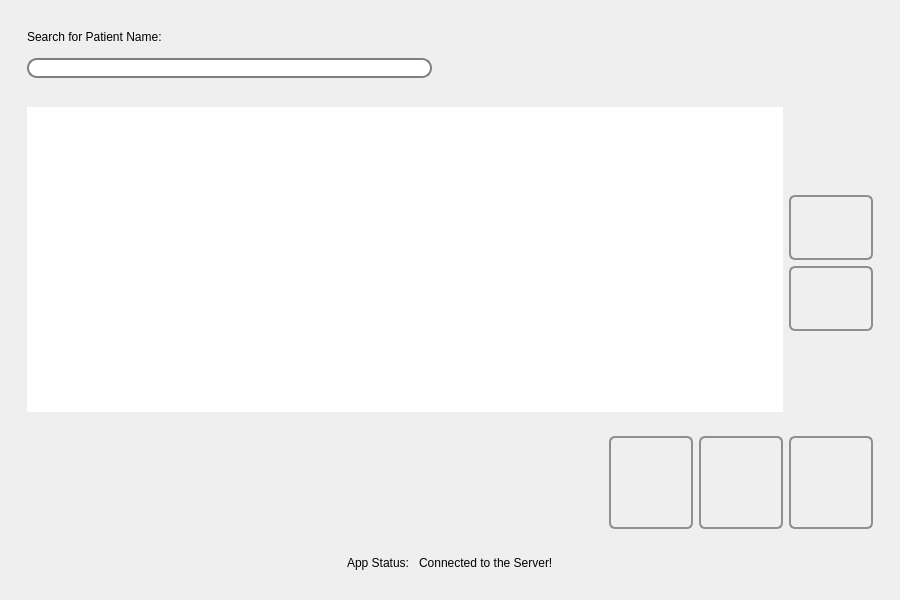
<?xml version="1.0" encoding="UTF-8"?>
<ui version="4.0">
 <class>UnreportedStudies</class>
 <widget class="QMainWindow" name="UnreportedStudies">
  <property name="geometry">
   <rect>
    <x>0</x>
    <y>0</y>
    <width>900</width>
    <height>600</height>
   </rect>
  </property>
  <property name="minimumSize">
   <size>
    <width>900</width>
    <height>600</height>
   </size>
  </property>
  <property name="maximumSize">
   <size>
    <width>900</width>
    <height>600</height>
   </size>
  </property>
  <property name="windowTitle">
   <string>Higiia - Study Pool</string>
  </property>
  <property name="windowIcon">
   <iconset resource="../../icons.qrc">
    <normaloff>:/icons/favicon.ico</normaloff>:/icons/favicon.ico</iconset>
  </property>
  <property name="styleSheet">
   <string notr="true">QWidget{
	font-size: 9pt;
}

 QLineEdit:!enabled {
     color: black;
     border: 2px solid gray;
     border-radius: 10px;
     padding: 0 8px;
     background: lightgray;
     selection-background-color: darkgray;
 }


 QLineEdit {
     color: black;
     border: 2px solid gray;
     border-radius: 10px;
     padding: 0 8px;
     background: white;
     selection-background-color: darkgray;
 }

 QPushButton {
     border: 2px solid #8f8f91;
     border-radius: 6px;
     background-color: qlineargradient(x1: 0, y1: 0, x2: 0, y2: 1,
                                       stop: 0 #f6f7fa, stop: 1 #dadbde);
     min-width: 80px;
	color: black;
 }

 QPushButton:pressed {
     background-color: qlineargradient(x1: 0, y1: 0, x2: 0, y2: 1,
                                       stop: 0 #dadbde, stop: 1 #f6f7fa);
 }

 QPushButton:flat {
     border: none; /* no border for a flat push button */
 }

 QPushButton:default {
     border-color: white; /* make the default button prominent */
 }

QFrame{
	border: none;
}</string>
  </property>
  <widget class="QWidget" name="centralwidget">
   <layout class="QGridLayout" name="gridLayout_3">
    <item row="0" column="0" rowspan="2">
     <widget class="QFrame" name="frame_5">
      <property name="frameShape">
       <enum>QFrame::StyledPanel</enum>
      </property>
      <property name="frameShadow">
       <enum>QFrame::Raised</enum>
      </property>
      <layout class="QVBoxLayout" name="verticalLayout">
       <item>
        <widget class="QFrame" name="frame">
         <property name="frameShape">
          <enum>QFrame::StyledPanel</enum>
         </property>
         <property name="frameShadow">
          <enum>QFrame::Raised</enum>
         </property>
         <layout class="QGridLayout" name="gridLayout">
          <item row="1" column="1">
           <widget class="QLabel" name="lblSearchPatient">
            <property name="minimumSize">
             <size>
              <width>30</width>
              <height>30</height>
             </size>
            </property>
            <property name="maximumSize">
             <size>
              <width>30</width>
              <height>30</height>
             </size>
            </property>
            <property name="text">
             <string/>
            </property>
            <property name="pixmap">
             <pixmap resource="../../icons.qrc">:/icons/icoSearch.png</pixmap>
            </property>
            <property name="scaledContents">
             <bool>true</bool>
            </property>
           </widget>
          </item>
          <item row="0" column="0">
           <widget class="QLabel" name="label">
            <property name="text">
             <string>Search for Patient Name:</string>
            </property>
           </widget>
          </item>
          <item row="1" column="0">
           <widget class="QLineEdit" name="txtSearchPatient"/>
          </item>
          <item row="0" column="3">
           <spacer name="horizontalSpacer_2">
            <property name="orientation">
             <enum>Qt::Horizontal</enum>
            </property>
            <property name="sizeHint" stdset="0">
             <size>
              <width>40</width>
              <height>20</height>
             </size>
            </property>
           </spacer>
          </item>
         </layout>
        </widget>
       </item>
       <item>
        <widget class="QFrame" name="frame_2">
         <property name="frameShape">
          <enum>QFrame::StyledPanel</enum>
         </property>
         <property name="frameShadow">
          <enum>QFrame::Raised</enum>
         </property>
         <layout class="QGridLayout" name="gridLayout_2">
          <item row="0" column="0" rowspan="4">
           <widget class="QTableWidget" name="tblInfo">
            <property name="sortingEnabled">
             <bool>true</bool>
            </property>
           </widget>
          </item>
          <item row="0" column="1">
           <spacer name="verticalSpacer">
            <property name="orientation">
             <enum>Qt::Vertical</enum>
            </property>
            <property name="sizeHint" stdset="0">
             <size>
              <width>20</width>
              <height>40</height>
             </size>
            </property>
           </spacer>
          </item>
          <item row="1" column="1">
           <widget class="QPushButton" name="btnBack">
            <property name="minimumSize">
             <size>
              <width>84</width>
              <height>65</height>
             </size>
            </property>
            <property name="maximumSize">
             <size>
              <width>65</width>
              <height>65</height>
             </size>
            </property>
            <property name="text">
             <string/>
            </property>
            <property name="icon">
             <iconset resource="../../icons.qrc">
              <normaloff>:/icons/icoUpArrow.png</normaloff>:/icons/icoUpArrow.png</iconset>
            </property>
            <property name="iconSize">
             <size>
              <width>50</width>
              <height>50</height>
             </size>
            </property>
           </widget>
          </item>
          <item row="2" column="1">
           <widget class="QPushButton" name="btnNext">
            <property name="minimumSize">
             <size>
              <width>84</width>
              <height>65</height>
             </size>
            </property>
            <property name="maximumSize">
             <size>
              <width>65</width>
              <height>65</height>
             </size>
            </property>
            <property name="text">
             <string/>
            </property>
            <property name="icon">
             <iconset resource="../../icons.qrc">
              <normaloff>:/icons/icoDownArrow.png</normaloff>:/icons/icoDownArrow.png</iconset>
            </property>
            <property name="iconSize">
             <size>
              <width>50</width>
              <height>50</height>
             </size>
            </property>
           </widget>
          </item>
          <item row="3" column="1">
           <spacer name="verticalSpacer_2">
            <property name="orientation">
             <enum>Qt::Vertical</enum>
            </property>
            <property name="sizeHint" stdset="0">
             <size>
              <width>20</width>
              <height>40</height>
             </size>
            </property>
           </spacer>
          </item>
         </layout>
        </widget>
       </item>
       <item>
        <widget class="QFrame" name="frame_3">
         <property name="styleSheet">
          <string notr="true">QFrame{
	border: 0px;
}</string>
         </property>
         <property name="frameShape">
          <enum>QFrame::StyledPanel</enum>
         </property>
         <property name="frameShadow">
          <enum>QFrame::Raised</enum>
         </property>
         <layout class="QHBoxLayout" name="horizontalLayout">
          <item>
           <spacer name="horizontalSpacer">
            <property name="orientation">
             <enum>Qt::Horizontal</enum>
            </property>
            <property name="sizeHint" stdset="0">
             <size>
              <width>40</width>
              <height>20</height>
             </size>
            </property>
           </spacer>
          </item>
          <item>
           <widget class="QPushButton" name="btnClose">
            <property name="minimumSize">
             <size>
              <width>84</width>
              <height>93</height>
             </size>
            </property>
            <property name="maximumSize">
             <size>
              <width>93</width>
              <height>93</height>
             </size>
            </property>
            <property name="text">
             <string/>
            </property>
            <property name="icon">
             <iconset resource="../../icons.qrc">
              <normaloff>:/icons/icoCloseReverseLine.png</normaloff>:/icons/icoCloseReverseLine.png</iconset>
            </property>
            <property name="iconSize">
             <size>
              <width>80</width>
              <height>80</height>
             </size>
            </property>
           </widget>
          </item>
          <item>
           <widget class="QPushButton" name="btnNewDiagnosis">
            <property name="minimumSize">
             <size>
              <width>84</width>
              <height>93</height>
             </size>
            </property>
            <property name="maximumSize">
             <size>
              <width>93</width>
              <height>93</height>
             </size>
            </property>
            <property name="text">
             <string/>
            </property>
            <property name="icon">
             <iconset resource="../../icons.qrc">
              <normaloff>:/icons/icoWriteNewDiagnosis.png</normaloff>:/icons/icoWriteNewDiagnosis.png</iconset>
            </property>
            <property name="iconSize">
             <size>
              <width>80</width>
              <height>80</height>
             </size>
            </property>
           </widget>
          </item>
          <item>
           <widget class="QPushButton" name="btnViewStudy">
            <property name="minimumSize">
             <size>
              <width>84</width>
              <height>93</height>
             </size>
            </property>
            <property name="maximumSize">
             <size>
              <width>93</width>
              <height>93</height>
             </size>
            </property>
            <property name="text">
             <string/>
            </property>
            <property name="icon">
             <iconset resource="../../icons.qrc">
              <normaloff>:/icons/icoViewStudy.png</normaloff>:/icons/icoViewStudy.png</iconset>
            </property>
            <property name="iconSize">
             <size>
              <width>80</width>
              <height>80</height>
             </size>
            </property>
           </widget>
          </item>
         </layout>
        </widget>
       </item>
       <item>
        <widget class="QFrame" name="frame_4">
         <property name="frameShape">
          <enum>QFrame::StyledPanel</enum>
         </property>
         <property name="frameShadow">
          <enum>QFrame::Raised</enum>
         </property>
         <layout class="QHBoxLayout" name="horizontalLayout_2">
          <item>
           <spacer name="horizontalSpacer_5">
            <property name="orientation">
             <enum>Qt::Horizontal</enum>
            </property>
            <property name="sizeHint" stdset="0">
             <size>
              <width>266</width>
              <height>20</height>
             </size>
            </property>
           </spacer>
          </item>
          <item>
           <widget class="QLabel" name="lblServerStatusConst">
            <property name="text">
             <string>App Status: </string>
            </property>
           </widget>
          </item>
          <item>
           <widget class="QLabel" name="lblServerSetup">
            <property name="text">
             <string>Connected to the Server!</string>
            </property>
           </widget>
          </item>
          <item>
           <spacer name="horizontalSpacer_6">
            <property name="orientation">
             <enum>Qt::Horizontal</enum>
            </property>
            <property name="sizeHint" stdset="0">
             <size>
              <width>265</width>
              <height>20</height>
             </size>
            </property>
           </spacer>
          </item>
         </layout>
        </widget>
       </item>
      </layout>
     </widget>
    </item>
   </layout>
  </widget>
 </widget>
 <resources>
  <include location="../../icons.qrc"/>
 </resources>
 <connections/>
</ui>
